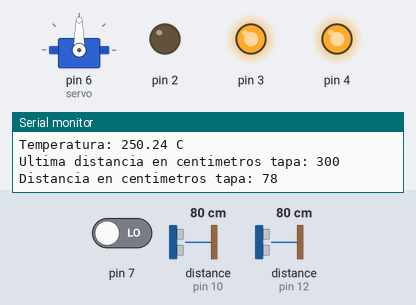
This sketch was run on a simulated Arduino Uno, built with avr-gcc and run on an emulated ATmega328P. Shown: servo, output pins drawn as LEDs (lit = HIGH), the last lines printed to the serial monitor. Wiring (inferred from the names in the program): 2 × ultrasonic range finder: trigger pin 9, echo pin 10 / trigger pin 13, echo pin 12. The test bench sets the inputs (shaded band); at power-on: pin 7 LOW, distance to the obstacle (sensors on pin 10, pin 12) 80 cm. The echo pulse lasts 58.3 µs per cm; pins used as bus, display or sensor lines are not drawn.

Above: at 0.1 s.
At 2.9 s:
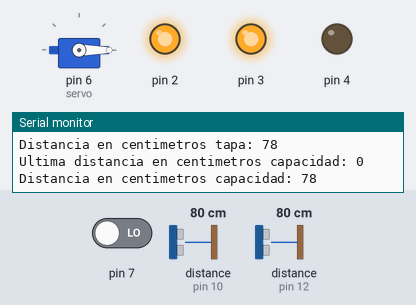
3.0 s: pin 7 driven HIGH
At 4.4 s:
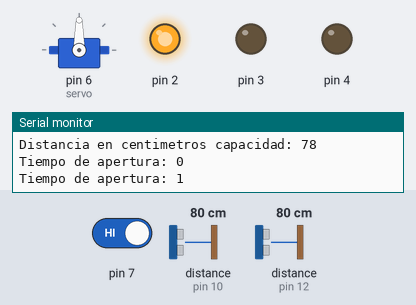
Timing chart, 0 to 6.0 s (numbered marks = the images above; inputs shaded):
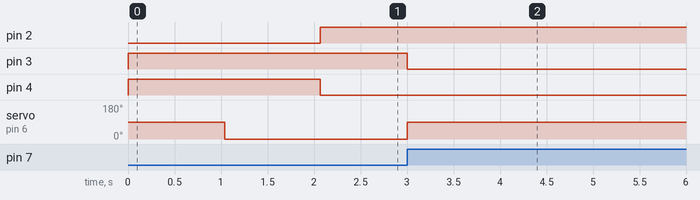

Measured:
- after the input at 3.0 s, pin 3: HIGH → LOW at once; servo on pin 6 (servo): 0° → 90° at once

The sketch:

Proyecto.ino
```cpp
#include <Servo.h>
long distanciaCm1 = 300;
long tiempo1;
int echo1=12;
int trigg1=13;
long ultimaDist1 = 300;

long distanciaCm2;
long tiempo2;
int echo2=10;
int trigg2=9;
long ultimaDist2;

int lecturaTemp;
float temperatura;
float tempCelsius;

long anguloServo = 0;
Servo servo;

char bloqueado = false;
char abierto = false;
int tiempoAbierto;

void setup() {
 Serial.begin(9600);
 pinMode(echo1, INPUT);
 pinMode(trigg1, OUTPUT);
 servo.attach(6);
 pinMode(4, OUTPUT);
 pinMode(2, OUTPUT);
 pinMode(3, OUTPUT);
 pinMode(echo2, INPUT);
 pinMode(trigg2, OUTPUT);
}
void loop() {
 while (!bloqueado) {
 //temperatura
 lecturaTemp = analogRead(5);
 temperatura = (lecturaTemp * 5) / 1023.0;
 tempCelsius = temperatura * 100;
 Serial.print("Temperatura: ");
 Serial.print(tempCelsius);
 Serial.println(" C");
 if (tempCelsius > 80) {
  bloqueado = true;
  digitalWrite(3, HIGH);
 } else {
  bloqueado = false;
  digitalWrite(3, LOW);
 }
 //Luces LED
 digitalWrite(4, HIGH);
 digitalWrite(2, LOW);
 //Sensor tapa
 digitalWrite(trigg1, LOW);
 delayMicroseconds(5);
 digitalWrite(trigg1, HIGH);
 delayMicroseconds(10);
 digitalWrite(trigg1, LOW);

 tiempo1=pulseIn(echo1, HIGH);
 distanciaCm1 = (0.034*tiempo1) / 2;
 Serial.print("Ultima distancia en centimetros tapa: ");
 Serial.println(ultimaDist1);
 Serial.print("Distancia en centimetros tapa: ");
 Serial.println(distanciaCm1);
 delay(1000);
 ultimaDist1 = distanciaCm1;

 if (distanciaCm1 = ultimaDist1 && distanciaCm1 <=20) {
   abierto = true;
   tiempoAbierto = 0;
 }

 while (abierto){
  servo.write(90);
  Serial.print("Tiempo de apertura: ");
  Serial.println(tiempoAbierto);
  tiempoAbierto = tiempoAbierto + 1;
  delay(1000);
  if (tiempoAbierto > 10) {
    abierto = false;
  }
 }
  if(!abierto){
  servo.write(0);
  }
 //Sensor capacidad
 digitalWrite(trigg2, LOW);
 delayMicroseconds(5);
 digitalWrite(trigg2, HIGH);
 delayMicroseconds(10);
 digitalWrite(trigg2, LOW);

 tiempo2=pulseIn(echo2, HIGH);
 distanciaCm2= (0.034*tiempo2) / 2;
 Serial.print("Ultima distancia en centimetros capacidad: ");
 Serial.println(ultimaDist2);
 Serial.print("Distancia en centimetros capacidad: ");
 Serial.println(distanciaCm2);
 delay(1000);
 ultimaDist2 = distanciaCm2;

 if (distanciaCm2 = ultimaDist2 && distanciaCm2 <= 5) {
   bloqueado = true;
   }
 }
 //bloqueo
 if(bloqueado){
  digitalWrite(4, LOW);
  digitalWrite(2, HIGH);
  servo.write(0);
 }
 //Pulsador
 if (digitalRead(7) == HIGH){
  digitalWrite(3, LOW);
  tiempoAbierto = 0;
  abierto = true;
  while (abierto){
    servo.write(90);
    Serial.print("Tiempo de apertura: ");
    Serial.println(tiempoAbierto);
    tiempoAbierto = tiempoAbierto + 1;
    delay(1000);
    if (tiempoAbierto > 10) {
      abierto = false;
    }
  }
  bloqueado = false;
 }
}
```
